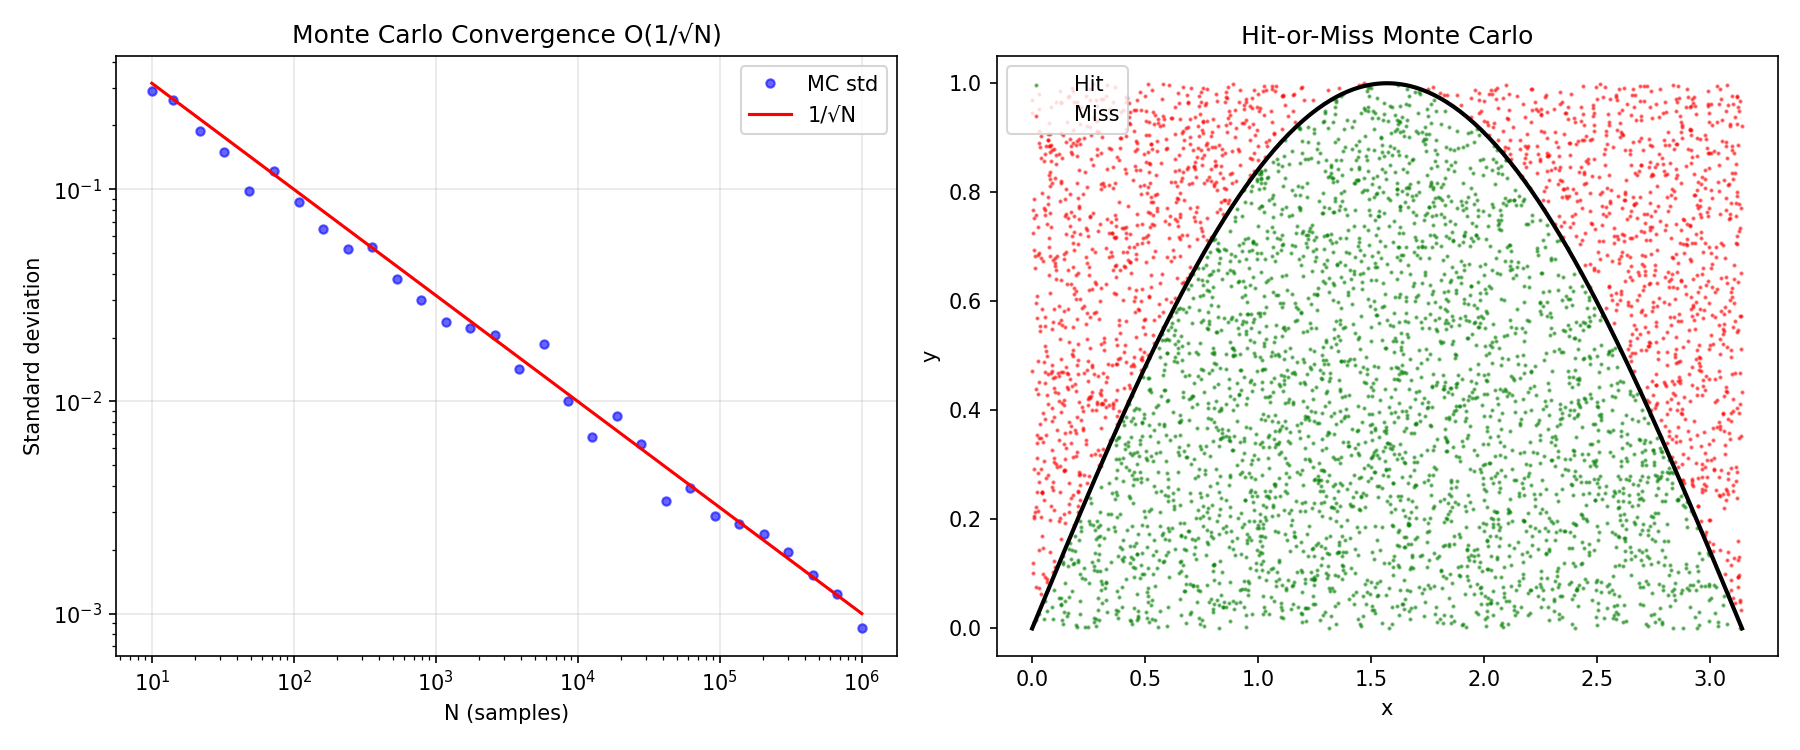

The Python source for this figure:
"""
Monte Carlo Integration
========================
Uses random sampling to estimate integrals. Particularly powerful for
high-dimensional integrals where deterministic methods fail (curse of
dimensionality).

Basic idea:
    ∫_Ω f(x) dx ≈ V(Ω)/N Σ f(xᵢ)  where xᵢ are random samples in Ω

Properties:
- Convergence rate: O(1/√N) regardless of dimension.
- Error ∝ σ(f)/√N where σ is the standard deviation of f.
- Trivially parallelizable.
- Can handle very complex integration domains.

Variance reduction techniques:
- Importance sampling: sample more where f is large.
- Stratified sampling: divide domain into strata.
- Antithetic variates: use correlated samples to reduce variance.

Physics applications:
- Quantum field theory (path integrals), statistical mechanics.
- Radiation transport, particle physics.
"""

import numpy as np


def monte_carlo_1d(f, a, b, n_samples=100000):
    """
    Monte Carlo integration of f over [a, b].
    
    ∫_a^b f(x) dx ≈ (b-a)/N Σ f(xᵢ), xᵢ ~ Uniform[a, b]
    
    Returns
    -------
    estimate : float – integral estimate
    error : float – estimated standard error
    """
    x = np.random.uniform(a, b, n_samples)
    f_values = f(x)
    
    estimate = (b - a) * np.mean(f_values)
    error = (b - a) * np.std(f_values) / np.sqrt(n_samples)
    
    return estimate, error


def monte_carlo_nd(f, bounds, n_samples=100000):
    """
    Monte Carlo integration in arbitrary dimensions.
    
    Parameters
    ----------
    f : callable – f(x) where x is ndarray of shape (d,)
    bounds : list of (low, high) tuples for each dimension
    n_samples : int
    
    Returns
    -------
    estimate : float
    error : float
    """
    d = len(bounds)
    volume = np.prod([b - a for a, b in bounds])
    
    # Generate random points
    samples = np.zeros((n_samples, d))
    for i, (low, high) in enumerate(bounds):
        samples[:, i] = np.random.uniform(low, high, n_samples)
    
    # Evaluate function
    f_values = np.array([f(s) for s in samples])
    
    estimate = volume * np.mean(f_values)
    error = volume * np.std(f_values) / np.sqrt(n_samples)
    
    return estimate, error


def importance_sampling(f, g, g_sample, g_pdf, n_samples=100000):
    """
    Importance Sampling: Sample from g(x) instead of uniform.
    
    ∫ f(x) dx = ∫ [f(x)/g(x)] g(x) dx ≈ (1/N) Σ f(xᵢ)/g(xᵢ)
    where xᵢ ~ g(x)
    
    Choose g(x) ∝ |f(x)| for minimum variance.
    
    Parameters
    ----------
    f : callable – integrand
    g_sample : callable – returns samples from g
    g_pdf : callable – probability density of g
    """
    x = g_sample(n_samples)
    ratios = f(x) / g_pdf(x)
    
    estimate = np.mean(ratios)
    error = np.std(ratios) / np.sqrt(n_samples)
    
    return estimate, error


def stratified_sampling(f, a, b, n_strata, samples_per_stratum):
    """
    Stratified Sampling: Divide [a,b] into strata and sample within each.
    
    Reduces variance compared to simple MC when f varies across the domain.
    """
    h = (b - a) / n_strata
    total = 0.0
    var_sum = 0.0
    
    for i in range(n_strata):
        low = a + i * h
        high = low + h
        x = np.random.uniform(low, high, samples_per_stratum)
        f_values = f(x)
        total += h * np.mean(f_values)
        var_sum += (h * np.std(f_values))**2 / samples_per_stratum
    
    return total, np.sqrt(var_sum)


def hit_or_miss(f, a, b, f_max, n_samples=100000):
    """
    Hit-or-miss Monte Carlo (acceptance-rejection).
    
    Geometric interpretation: fraction of random points (x,y) that
    fall under the curve gives the integral.
    
    ∫_a^b f(x) dx ≈ (b-a) × f_max × (hits / total)
    """
    x = np.random.uniform(a, b, n_samples)
    y = np.random.uniform(0, f_max, n_samples)
    
    hits = np.sum(y <= f(x))
    area = (b - a) * f_max
    
    estimate = area * hits / n_samples
    error = area * np.sqrt(hits * (n_samples - hits) / n_samples**3)
    
    return estimate, error


# ============================================================
# Demo
# ============================================================
if __name__ == "__main__":
    np.random.seed(42)
    print("=" * 60)
    print("MONTE CARLO INTEGRATION DEMO")
    print("=" * 60)

    # --- 1D integral ---
    print("\n--- 1D: ∫₀^π sin(x) dx = 2 ---")
    for n in [100, 1000, 10000, 100000, 1000000]:
        est, err = monte_carlo_1d(np.sin, 0, np.pi, n)
        print(f"  N={n:>8d}  estimate={est:.6f}  error={err:.6f}  "
              f"actual_err={abs(est-2):.6f}")

    # --- High-dimensional integral ---
    print("\n--- 6D: Volume of unit 6-ball (exact = π³/6 ≈ 5.1677) ---")
    exact_6ball = np.pi**3 / 6
    
    def in_6ball(x):
        return 1.0 if np.sum(x**2) <= 1.0 else 0.0
    
    bounds_6d = [(-1, 1)] * 6
    est, err = monte_carlo_nd(in_6ball, bounds_6d, n_samples=500000)
    print(f"  Estimate: {est:.4f} ± {err:.4f}")
    print(f"  Exact:    {exact_6ball:.4f}")
    print(f"  Error:    {abs(est - exact_6ball):.4f}")

    # --- Importance sampling ---
    print("\n--- Importance Sampling: ∫₀^∞ x² e^{-x} dx = 2 ---")
    # Use exponential distribution as importance distribution
    f_is = lambda x: x**2 * np.exp(-x)
    g_sample = lambda n: np.random.exponential(1, n)
    g_pdf = lambda x: np.exp(-x)

    est_is, err_is = importance_sampling(
        lambda x: x**2 * np.exp(-x),
        None,
        g_sample,
        g_pdf,
        n_samples=100000
    )
    print(f"  Importance sampling: {est_is:.6f} ± {err_is:.6f}")
    
    # Compare with naive MC (using truncated domain)
    est_naive, err_naive = monte_carlo_1d(
        lambda x: x**2 * np.exp(-x), 0, 20, 100000
    )
    print(f"  Naive MC [0,20]:    {est_naive:.6f} ± {err_naive:.6f}")

    # --- Convergence rate ---
    print("\n--- Convergence rate: O(1/√N) ---")
    ns = [10**k for k in range(2, 7)]
    for n in ns:
        _, err = monte_carlo_1d(np.sin, 0, np.pi, n)
        print(f"  N={n:>8d}  σ/√N = {err:.6f}  1/√N = {1/np.sqrt(n):.6f}")

    # Plot
    try:
        import matplotlib.pyplot as plt
        fig, axes = plt.subplots(1, 2, figsize=(12, 5))

        # Convergence
        ns = np.logspace(1, 6, 30).astype(int)
        errors = []
        for n in ns:
            estimates = [monte_carlo_1d(np.sin, 0, np.pi, n)[0] for _ in range(20)]
            errors.append(np.std(estimates))
        
        axes[0].loglog(ns, errors, 'bo', alpha=0.6, markersize=4, label='MC std')
        axes[0].loglog(ns, 1.0/np.sqrt(ns), 'r-', label='1/√N')
        axes[0].set_xlabel('N (samples)')
        axes[0].set_ylabel('Standard deviation')
        axes[0].set_title('Monte Carlo Convergence O(1/√N)')
        axes[0].legend()
        axes[0].grid(True, alpha=0.3)

        # Hit-or-miss visualization
        n_vis = 5000
        x = np.random.uniform(0, np.pi, n_vis)
        y = np.random.uniform(0, 1, n_vis)
        hits = y <= np.sin(x)
        
        axes[1].scatter(x[hits], y[hits], c='green', s=1, alpha=0.5, label='Hit')
        axes[1].scatter(x[~hits], y[~hits], c='red', s=1, alpha=0.5, label='Miss')
        t = np.linspace(0, np.pi, 200)
        axes[1].plot(t, np.sin(t), 'k-', linewidth=2)
        axes[1].set_xlabel('x')
        axes[1].set_ylabel('y')
        axes[1].set_title('Hit-or-Miss Monte Carlo')
        axes[1].legend()

        plt.tight_layout()
        plt.savefig("monte_carlo_integration.png", dpi=150)
        plt.show()
    except ImportError:
        print("(matplotlib not available)")
